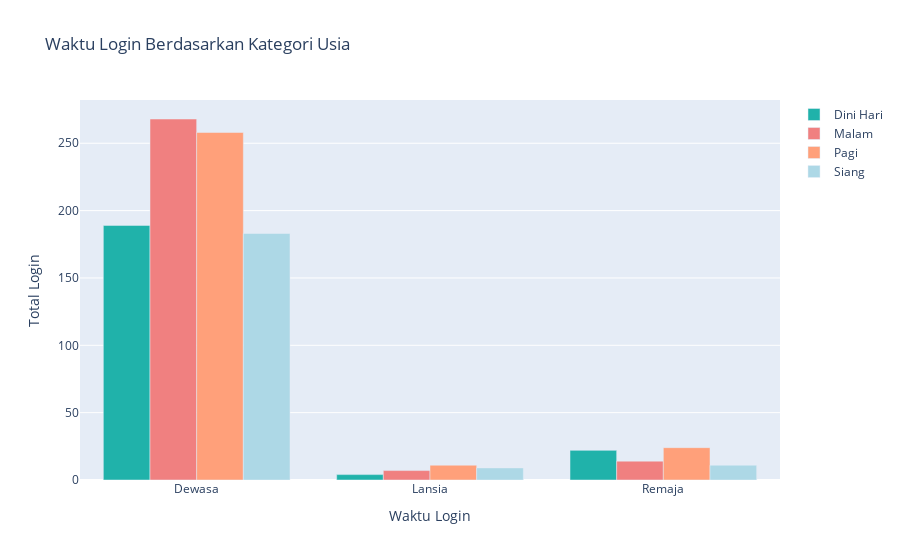

Notebook code for this chart:
### Code cell
# Membuat visualisasi menggunakan Plotly
fig = go.Figure()

# Menentukan warna untuk setiap kategori Digital_Interest
colors = {
    'Dini Hari': 'lightseagreen',
    'Pagi': 'lightsalmon',
    'Siang': 'lightblue',
    'Malam': 'lightcoral',
    # Tambahkan kategori lainnya dan warnanya sesuai keinginan
}

# Menambahkan bar untuk setiap kategori digital interest
for interest in login_time['Waktu_login'].unique():
    # Filter data berdasarkan digital interest
    filtered_data = login_time[login_time['Waktu_login'] == interest]
    
    # Menambahkan bar trace untuk setiap kategori digital interest
    fig.add_trace(go.Bar(
        x=filtered_data['Kategori_Usia'],
        y=filtered_data['Total_login'],
        name=interest,
        marker_color=colors.get(interest, 'gray')  # Menggunakan warna sesuai kategori
    ))

# Menambahkan layout
fig.update_layout(
    title='Waktu Login Berdasarkan Kategori Usia ',
    xaxis_title='Waktu Login',
    yaxis_title='Total Login',
    barmode='group'
)

# Menampilkan plot
fig.show()

### Figure 1 — Plotly figure (JSON) as saved in the notebook; plotly's stock layout.template omitted (floating-point values rounded to 4 significant figures)
{"data": [{"marker": {"color": "lightseagreen"}, "name": "Dini Hari", "type": "bar", "x": ["Dewasa", "Lansia", "Remaja"], "y": [189, 4, 22]}, {"marker": {"color": "lightcoral"}, "name": "Malam", "type": "bar", "x": ["Dewasa", "Lansia", "Remaja"], "y": [268, 7, 14]}, {"marker": {"color": "lightsalmon"}, "name": "Pagi", "type": "bar", "x": ["Dewasa", "Lansia", "Remaja"], "y": [258, 11, 24]}, {"marker": {"color": "lightblue"}, "name": "Siang", "type": "bar", "x": ["Dewasa", "Lansia", "Remaja"], "y": [183, 9, 11]}], "layout": {"barmode": "group", "title": {"text": "Waktu Login Berdasarkan Kategori Usia "}, "xaxis": {"title": {"text": "Waktu Login"}}, "yaxis": {"title": {"text": "Total Login"}}}}
